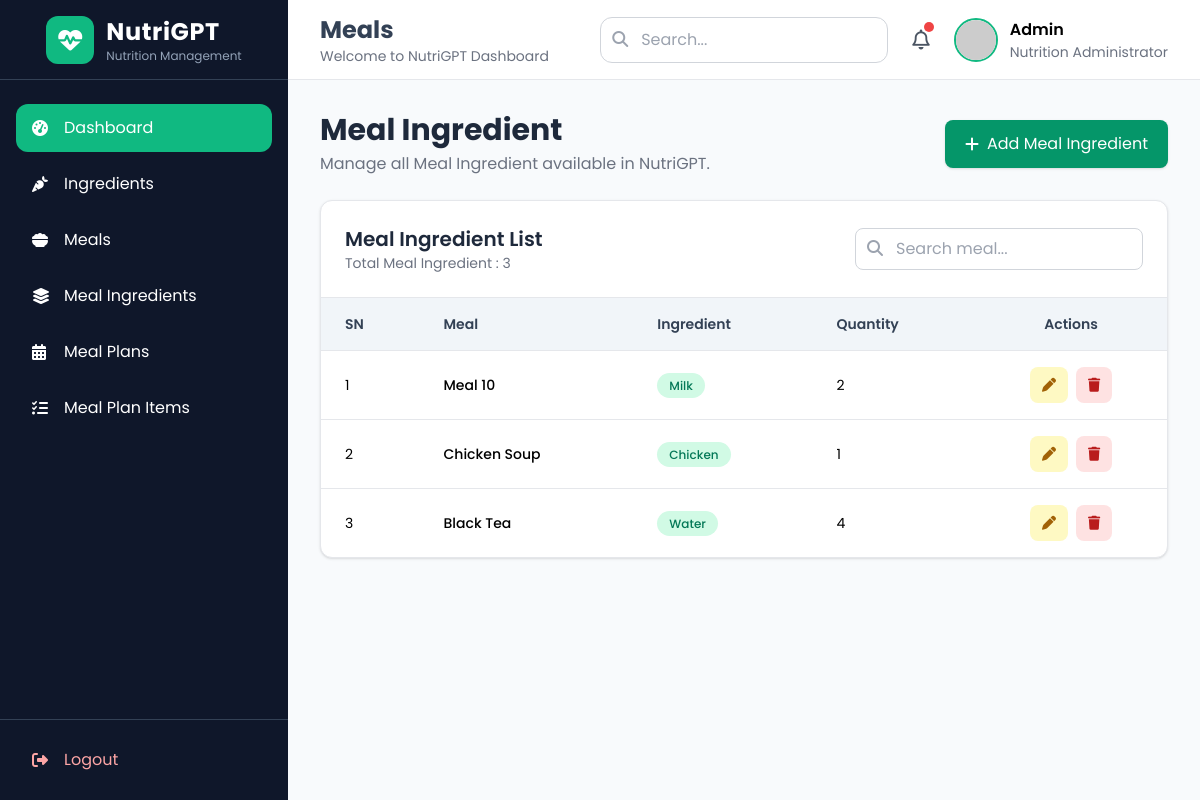
The page /meal/MealIngredient/ on the database its author committed.
### meals/models.py (models this page shows, shortened)
class MealIngredient(models.Model):
    meal = models.ForeignKey(Meal, on_delete=models.CASCADE)
    ingredient = models.ForeignKey(Ingredient, on_delete=models.CASCADE)
    quantity = models.IntegerField()
    class Meta:
        db_table = 'meal ingredient'
        unique_together = ['meal', 'ingredient']

class Meal(models.Model):
    name = models.CharField(max_length=30)
    meal_type = models.CharField(max_length=20, choices=MealType.choices)
    description = models.TextField(null=True, blank=True)
    prepare_time = models.PositiveIntegerField(help_text='Enter time in minetus')
    class Meta:
        db_table = 'meal'
    def __str__(self):
        return self.name

class Ingredient(models.Model):
    name = models.CharField(max_length=30)
    unit = models.CharField(max_length=20, null=True, blank=True)
    calories_per_100g = models.DecimalField(max_digits=5, decimal_places=2)
    protein_per_100g = models.DecimalField(max_digits=5, decimal_places=2)
    carbs_per_100g = models.DecimalField(max_digits=5, decimal_places=2)
    fat_per_100g = models.DecimalField(max_digits=5, decimal_places=2)
    class Meta:
        db_table = 'ingredient'
    def __str__(self):
        return self.name

### meals/views.py (the view)
# urls.py: path('MealIngredient/', MealIngredientListView.as_view(), name = 'MealIngredient-list'),
class MealIngredientListView(ListView):
    model = MealIngredient
    paginate_by = 10
    template_name = 'mealingredient/list.html'
    context_object_name = 'MealIngredients'

### meals/templates/mealingredient/list.html (shortened to what this page needs)
{% extends "home/base.html" %}
{% block page_title %}Meals{% endblock %}
{% block content %}
<div class="space-y-6">
    <div class="flex flex-col md:flex-row md:items-center md:justify-between gap-4">
        <div>
            <h1 class="text-3xl font-bold text-slate-800">
                Meal Ingredient
            </h1>
            <p class="text-gray-500 mt-1">
                Manage all Meal Ingredient available in NutriGPT.
            </p>
        </div>
        <a href="{% url 'MealIngredient-create' %}"
           class="inline-flex items-center gap-2 bg-emerald-600 hover:bg-emerald-700 text-white px-5 py-3 rounded-lg shadow transition">
            <i class="fa-solid fa-plus"></i>
            Add Meal Ingredient
        </a>
    </div>
    <div class="bg-white rounded-xl shadow border border-gray-200">
        <div class="flex flex-col md:flex-row md:items-center md:justify-between gap-4 p-6 border-b">
            <div>
                <h2 class="text-xl font-semibold text-slate-800">
                    Meal Ingredient List
                </h2>
                <p class="text-sm text-gray-500">
                    Total Meal Ingredient : {{ page_obj.paginator.count }}
                </p>
            </div>
            <form method="get">
                <div class="relative">
                    <input
                        type="text"
                        name="search"
                        value="{{ request.GET.search }}"
                        placeholder="Search meal..."
                        class="w-72 border border-gray-300 rounded-lg pl-10 pr-4 py-2 focus:outline-none focus:ring-2 focus:ring-emerald-500">
                    <i class="fa-solid fa-magnifying-glass absolute left-3 top-3 text-gray-400"></i>
                </div>
            </form>
        </div>
        <div class="overflow-x-auto">
            <table class="min-w-full text-sm">
                <thead class="bg-slate-100 text-slate-700">
                    <tr>
                        <th class="px-6 py-4 text-left font-semibold">
                            SN
                        </th>
                        <th class="px-6 py-4 text-left font-semibold">
                            Meal
                        </th>
                        <th class="px-6 py-4 text-left font-semibold">
                            Ingredient
                        </th>
                        <th class="px-6 py-4 text-left font-semibold">
                            Quantity
                        </th>
                        <th class="px-6 py-4 text-center font-semibold">
                            Actions
                        </th>
                    </tr>
                </thead>
                <tbody>
                {% for Ingredient in MealIngredients %}
                    <tr class="border-t hover:bg-slate-50">
                        <td class="px-6 py-4">
                            {{ page_obj.start_index|add:forloop.counter0 }}
                        </td>
                        <td class="px-6 py-4 font-medium">
                            {{ Ingredient.meal }}
                        </td>
                        <td class="px-6 py-4">
                            <span class="px-3 py-1 rounded-full bg-emerald-100 text-emerald-700 text-xs font-medium">
                                {{ Ingredient.ingredient}}
                            </span>
                        </td>
                        <td class="px-6 py-4">
                            {{ Ingredient.quantity }}
                        </td>
                        <td class="px-6 py-4">
                            <div class="flex justify-center gap-2">
                                <a href="{% url 'MealIngredient-update' Ingredient.pk %}"
                                   class="px-3 py-2 rounded-lg bg-yellow-100 text-yellow-700 hover:bg-yellow-200">
                                    <i class="fa-solid fa-pen"></i>
                                </a>
                                <a href="{% url 'MealIngredient-delete' Ingredient.pk %}"
                                   class="px-3 py-2 rounded-lg bg-red-100 text-red-700 hover:bg-red-200">
                                    <i class="fa-solid fa-trash"></i>
                                </a>
                            </div>
                        </td>
                    </tr>
                {% endfor %}
                </tbody>
            </table>
        </div>
    </div>
</div>
{% endblock %}

### home/templates/home/base.html (style rules this page uses)
body { font-family: 'Poppins', sans-serif; background:#f8fafc; }

### rows shown on the page
MealIngredient: start_index|add "1", meal "Meal 10", ingredient "Milk", quantity "2"
MealIngredient: start_index|add "2", meal "Chicken Soup", ingredient "Chicken", quantity "1"
MealIngredient: start_index|add "3", meal "Black Tea", ingredient "Water", quantity "4"

### other values the page prints
{{ page_obj.paginator.count }} "3"
